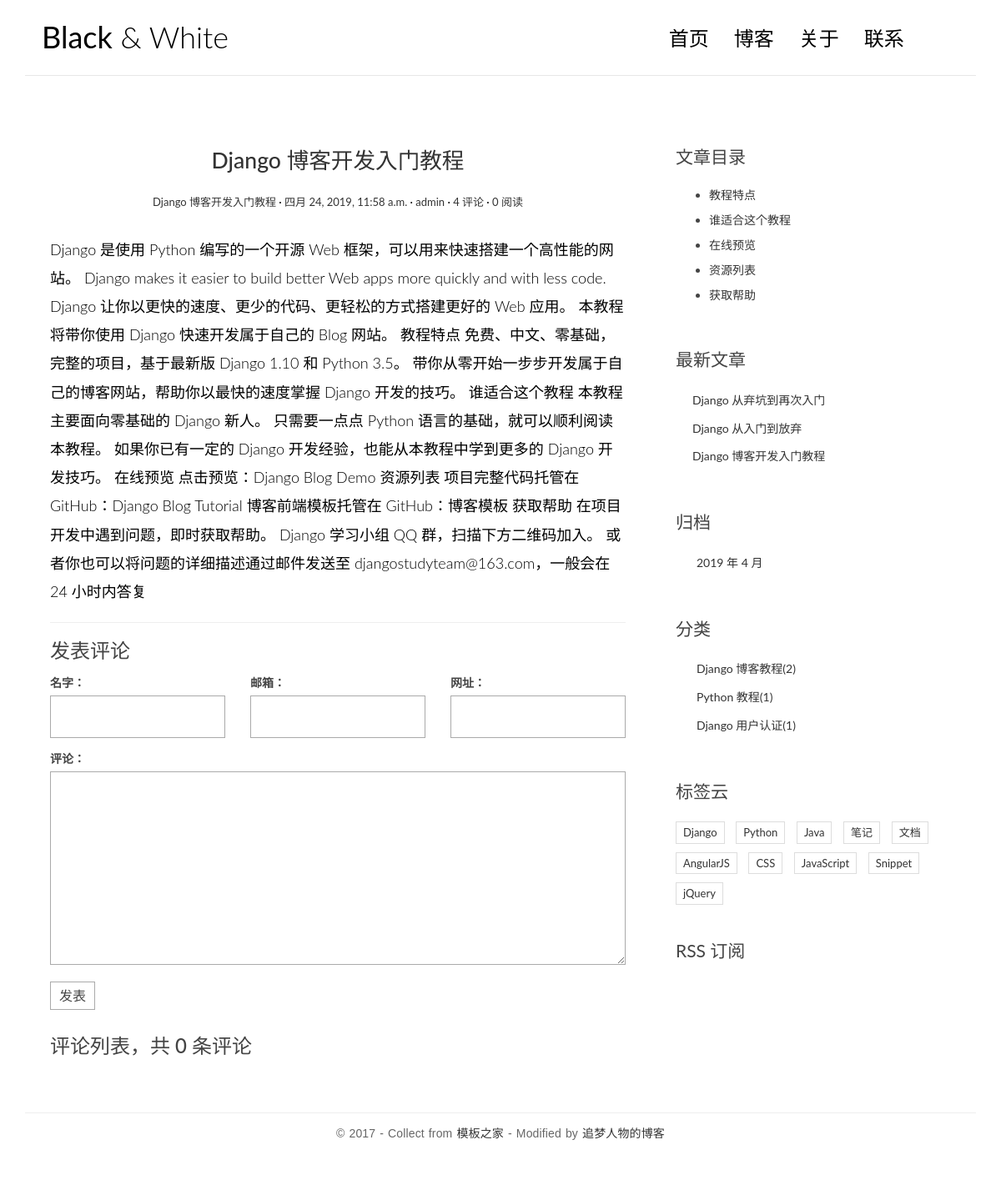
The app's page /booktest/single/2/, older data.
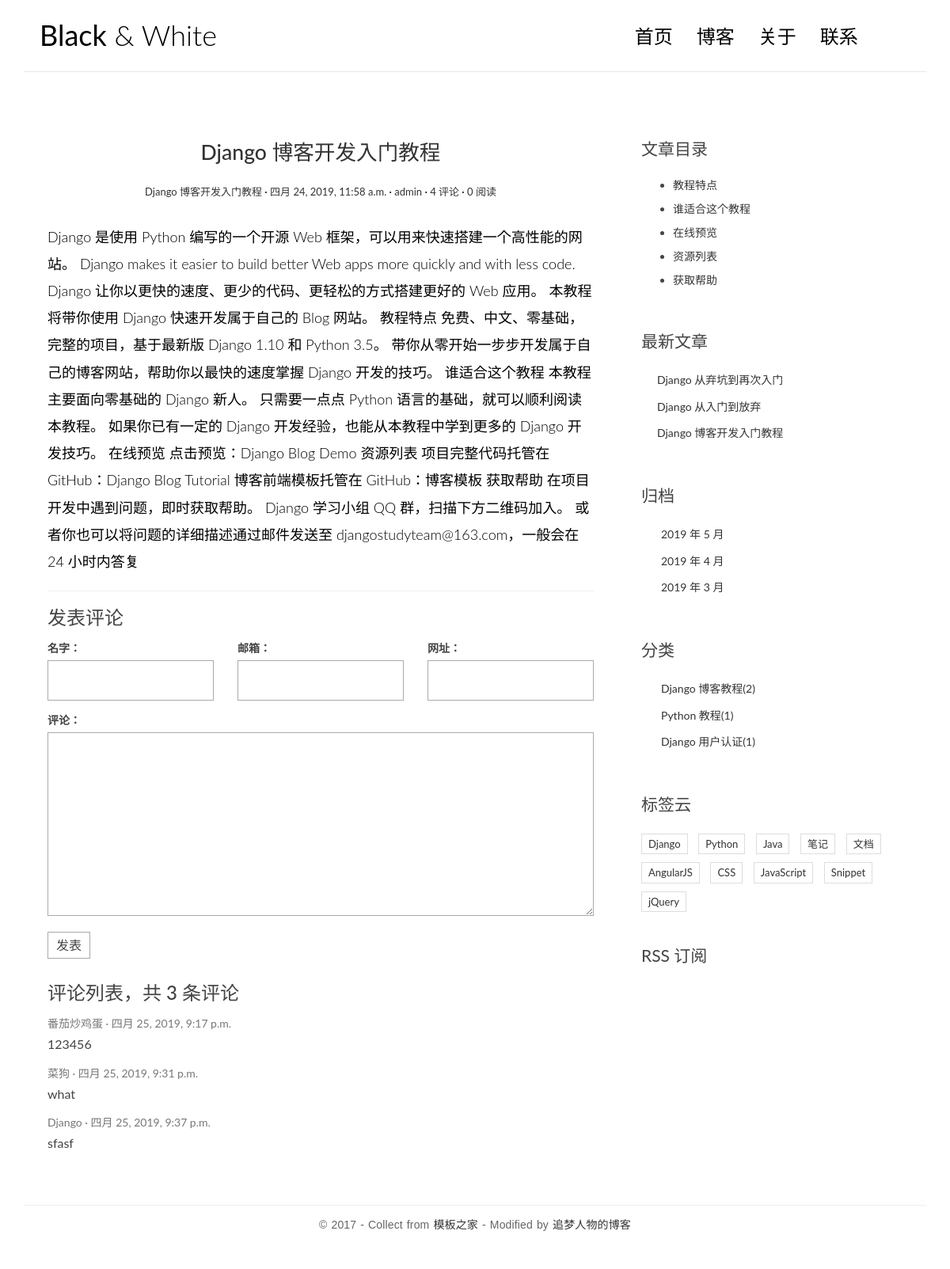
The same page, newer data.
### booktest/models.py (models this page shows, shortened)
class Post(models.Model):
    title = models.CharField(max_length=20)
    summary = models.CharField(max_length=200,blank=True,null=True)
    body = models.TextField()
    views = models.PositiveIntegerField(default=0)
    create_time = models.DateTimeField(auto_now_add=True)
    modified_time = models.DateTimeField(auto_now=True)
    category = models.ForeignKey(Category,on_delete=models.CASCADE)
    tags = models.ManyToManyField(Tag)
    author = models.ForeignKey(User,on_delete=models.CASCADE)
    def __str__(self):
        return self.title

class Category(models.Model):
    name = models.CharField(max_length=20)

class Tag(models.Model):
    name = models.CharField(max_length=20)

### comment/models.py (models this page shows)
class Comment(models.Model):
    name=models.CharField(max_length=20)
    eml=models.EmailField(blank=True,null=True)
    url=models.URLField(blank=True,null=True)
    content=models.TextField()
    create_time = models.DateTimeField(auto_now_add=True)
    post=models.ForeignKey(Post,on_delete=models.CASCADE)

### booktest/views.py (the view)
# urls.py: url(r'^single/(\d+)/$',views.single,name='single'),
def single(request,id):
    book=Post.objects.get(pk=id)
    category = Category.objects.all()
    tag = Tag.objects.all()
    form=CommentForm()
    return render(request,'booktest/single.html',{'book':book,'category':category,'tag':tag,'form':form})

### comment/forms.py
class CommentForm(ModelForm):
    class Meta:
        model=Comment
        fields=('name','eml','url','content')

### booktest/templatetags/extend_fun.py (called while the page is built)
@register.simple_tag
def getlatestposts():
    return Post.objects.all().dates('create_time','month',order='DESC')

@register.simple_tag
def latest_post(num=3):
    latest_post=Post.objects.all().order_by('-create_time')[:num]
    return latest_post

### templates/booktest/single.html (shortened to what this page needs)
{% extends 'booktest/base_single.html' %}
{% block post %}
{% if book %}
<header class="entry-header">
    <h1 class="entry-title">
        <a href="#">{{book}}</a>
    </h1>
    <div class="entry-meta">
        <span class="post-category"><a href="#">{{book}}</a></span>
        <span class="post-date"><a href="#"><time class="entry-date" datetime="2012-11-09T23:15:57+00:00">{{book.create_time}}</time></a></span>
        <span class="post-author"><a href="#">{{book.author}}</a></span>
        <span class="comments-link"><a href="#">4 评论</a></span>
        <span class="views-count"><a href="#">{{book.views}} 阅读</a></span>
    </div>
</header>
<div class="entry-content clearfix">
    {{book.body}}
</div>
{% endif %}
{% endblock %}
{% block category %}
    {% for c in category %}
        <li>
            <a href="/booktest/category/{{c.id}}">{{c.name}}<span class="post-count">({{c.post_set.count}})</span></a>
        </li>
    {% endfor %}
{% endblock %}
{% block tag %}
    {% for t in tag %}
        <li>
            <a href="/booktest/tag/{{t.id}}">{{t.name}}</a>
        </li>
    {% endfor %}
{% endblock %}
{% block form %}
<form action="{% url 'comment:commit' book.id %}" method="post" class="comment-form">
    <div class="row">
        <div class="col-md-4">
            <label for="form.name.id_for_label">名字：</label>{{form.name}}
        </div>
        <div class="col-md-4">
            <label for="form.name.id_for_label">邮箱：</label>{{form.eml}}
        </div>
        <div class="col-md-4">
            <label for="form.name.id_for_label">网址：</label>{{form.url}}
        </div>
        <div class="col-md-12">
            <label for="form.name.id_for_label">评论：</label>{{form.content}}
            <button type="submit" class="comment-btn">发表</button>
        </div>
    </div>
</form>
{% endblock %}
{% block content %}
    <h3>评论列表，共 <span>{{book.comment_set.count}}</span> 条评论</h3>
{% for c in book.comment_set.all %}
    <ul class="comment-list list-unstyled">
        <li class="comment-item">
            <span class="nickname">{{c.name}}</span>
            <time class="submit-date" datetime="2012-11-09T23:15:57+00:00">{{c.create_time}}</time>
            <div class="text">
                {{c.content}}
            </div>
        </li>
    </ul>
{% endfor %}
{% endblock %}

### templates/booktest/base_single.html (shortened to what this page needs)
{% load extend_fun %}
<!DOCTYPE html>
<html>
<head>
    <link rel="stylesheet" href="/static/css/bootstrap.min.css">
    <link rel="stylesheet" href="http://code.ionicframework.com/ionicons/2.0.1/css/ionicons.min.css">
    <link rel="stylesheet" href="/static/css/pace.css">
    <link rel="stylesheet" href="/static/css/custom.css">
</head>
<body id="single">
<div class="container">
    <header id="site-header">
        <div class="row">
            <div class="col-md-4 col-sm-5 col-xs-8">
                <div class="logo">
                    <h1><a href="/booktest/"><b>Black</b> &amp; White</a></h1>
                </div>
            </div>
            <div class="col-md-8 col-sm-7 col-xs-4">
                <nav class="main-nav" role="navigation">
                    <div class="collapse navbar-collapse" id="bs-example-navbar-collapse-1">
                        <ul class="nav navbar-nav navbar-right">
                            <li class="cl-effect-11"><a href="/booktest/" data-hover="首页">首页</a></li>
                            <li class="cl-effect-11"><a href="#" data-hover="博客">博客</a></li>
                            <li class="cl-effect-11"><a href="#" data-hover="关于">关于</a></li>
                            <li class="cl-effect-11"><a href="#" data-hover="联系">联系</a></li>
                        </ul>
                    </div>
                </nav>
            </div>
        </div>
    </header>
</div>
<div class="content-body">
    <div class="container">
        <div class="row">
            <main class="col-md-8">
                <article class="post post-1">
                    {% block post %}
                    {% endblock %}
                </article>
                <section class="comment-area" id="comment-area">
                    <hr>
                    <h3>发表评论</h3>
                    {% block form %}
                    {% endblock %}
                    <div class="comment-list-panel">
                        {% block content %}
                        {% endblock %}
                    </div>
                </section>
            </main>
            <aside class="col-md-4">
                <div class="widget widget-content">
                    <h3 class="widget-title">文章目录</h3>
                    <ul>
                        <li>
                            <a href="#">教程特点</a>
                        </li>
                        <li>
                            <a href="#">谁适合这个教程</a>
                        </li>
                        <li>
                            <a href="#">在线预览</a>
                        </li>
                        <li>
                            <a href="#">资源列表</a>
                        </li>
                        <li>
                            <a href="#">获取帮助</a>
                        </li>
                    </ul>
                </div>
                <div class="widget widget-recent-posts">
                    <h3 class="widget-title">最新文章</h3>
                    <ul>
                        {% latest_post as la %}
                        {% for book in la %}
                        <li>
                            <a href="{% url 'blog:single' book.id %}">{{book.title}}</a>
                        </li>
                        {% endfor %}
                    </ul>
                </div>
                <div class="widget widget-archives">
                    <h3 class="widget-title">归档</h3>
                    <ul>
                        {% getlatestposts as get %}
                        {% for date in get %}
                        <li>
                            <a href="{% url 'blog:archives' date.year date.month %}">{{date.year}} 年 {{date.month}} 月</a>
                        </li>
                        {% endfor %}
                    </ul>
                </div>
                <div class="widget widget-category">
                    <h3 class="widget-title">分类</h3>
                    <ul>
                        {% block category %}
                        {% endblock %}
                    </ul>
                </div>
                <div class="widget widget-tag-cloud">
                    <h3 class="widget-title">标签云</h3>
                    <ul>
                        {% block tag %}
                        {% endblock %}
                    </ul>
                </div>
                <div class="rss">
                    <a href="{% url 'blog:rss' %}"> RSS 订阅</a>
                </div>
            </aside>
        </div>
    </div>
</div>
<footer id="site-footer">
    <div class="container">
        <div class="row">
            <div class="col-md-12">
                <p class="copyright">&copy 2017 - Collect from <a href="http://www.cssmoban.com/"
                                                                  target="_blank" title="模板之家">模板之家</a>
                    - Modified by <a href="http://zmrenwu.com/" title="网页模板" target="_blank">追梦人物的博客</a>
                </p>
            </div>
        </div>
    </div>
</footer>
</body>
</html>

### static/css/custom.css (style rules this page uses)
* { outline: none; }
h1, h2, h3, h4, h5, h6 { margin-top: 0; }
b { font-weight: 400; }
a { color: #333; }
body { color: #444; font-family: 'Lato', sans-serif; }
p { font-family: 'Ubuntu', sans-serif; font-weight: 400; word-spacing: 1px; letter-spacing: 0.01em; }
#single p, #page p { margin-bottom: 25px; }
#site-header { background-color: #FFF; padding: 25px 20px; margin-bottom: 40px; border-bottom: 1px solid #e7e7e7; }
.logo h1 a { color: #000; }
.logo h1 { margin: 0; font-family: 'Lato', sans-serif; font-weight: 300; }
.main-nav { margin-top: 11px; max-width: 95%; }
.main-nav a { color: #000000 !important; padding: 0 0 5px 0 !important; margin-right: 30px; font-family: 'Lato', sans-serif; font-weight: 300; font-size: 24px; }
.cl-effect-11 a { padding: 10px 0; color: #0972b4; text-shadow: none; }
.cl-effect-11 a::before { position: absolute; top: 0; left: 0; overflow: hidden; padding: 0 0 5px 0 !important; max-width: 0; border-bottom: 1px solid #000; color: #000; content: attr(data-hover); white-space: nowrap; -webkit-transition: max-width 0.5s; -moz-transition: max-width 0.5s; transition: max-width 0.5s; }
.content-body { padding-bottom: 4em; }
.post { background: #fff; padding: 30px 30px 0; }
.entry-title { text-align: center; font-size: 1.9em; margin-bottom: 20px; line-height: 1.6; padding: 10px 20px 0; }
.entry-meta { text-align: center; color: #DDDDDD; font-size: 13px; margin-bottom: 30px; }
.entry-content { font-size: 18px; line-height: 1.9; font-weight: 300; color: #000; }
.post-category::after, .post-date::after, .post-author::after, .comments-link::after { content: ' ·'; color: #000; }
.widget { background: #fff; padding: 30px 0 0; }
.widget-title { font-size: 1.5em; margin-bottom: 20px; line-height: 1.6; padding: 10px 0 0; font-weight: 400; }
.widget-recent-posts ul { padding: 0; margin: 0; padding-left: 20px; }
.widget-recent-posts ul li { list-style-type: none; position: relative; line-height: 170%; margin-bottom: 10px; }
.widget-recent-posts ul li::before { content: '\f3d3'; font-family: "Ionicons"; position: absolute; left: -17px; top: 3px; font-size: 16px; color: #000; }
.widget-archives ul { padding: 0; margin: 0; padding-left: 25px; }
.widget-archives ul li { list-style-type: none; position: relative; line-height: 170%; margin-bottom: 10px; }
.widget-archives ul li::before { content: '\f3f3'; font-family: "Ionicons"; position: absolute; left: -25px; top: 1px; font-size: 16px; color: #000; }
.widget-category ul { padding: 0; margin: 0; padding-left: 25px; }
.widget-category ul li { list-style-type: none; position: relative; line-height: 170%; margin-bottom: 10px; }
.widget-category ul li::before { content: '\f3fe'; font-family: "Ionicons"; position: absolute; left: -25px; top: 1px; font-size: 18px; color: #000; }
.widget-tag-cloud ul { padding: 0; margin: 0; margin-right: -10px; }
.widget-tag-cloud ul li { list-style-type: none; font-size: 13px; display: inline-block; margin-right: 10px; margin-bottom: 10px; padding: 3px 8px; border: 1px solid #ddd; }
.widget-content ul li { margin-bottom: 10px; }
.rss { font-size: 21px; margin-top: 30px; }
.rss a { color: #444; }
#site-footer { padding-top: 10px; padding: 0 0 1.5em 0; }
.copyright { text-align: center; padding-top: 1em; margin: 0; border-top: 1px solid #eee; color: #666; }
.contact-form input, .comment-form input { border: 1px solid #aaa; margin-bottom: 15px; width: 100%; padding: 15px 15px; font-size: 16px; line-height: 100%; transition: 0.4s border-color linear; }
.contact-form textarea, .comment-form textarea { border: 1px solid #aaa; margin-bottom: 15px; width: 100%; padding: 15px 15px; font-size: 16px; line-height: 20px !important; min-height: 183px; transition: 0.4s border-color linear; }
.comment-area { padding: 0 30px 0; }
.comment-form { margin-top: 15px; }
.comment-form .comment-btn { background-color: #fff; border: 1px solid #aaa; font-size: 16px; padding: 5px 10px; }
.comment-list-panel { margin-top: 30px; }
.comment-list { margin-top: 15px; }
.comment-item .nickname, .comment-item .submit-date { color: #777; font-size: 14px; }
.comment-item .nickname:after { content: ' ·'; }
.comment-item .text { padding-top: 5px; font-size: 16px; }

Row changes from the older to the newer data that the page shows:
computed for Post "Django 博客开发入门教程": comment_set.count "0" → "3"
added Comment: name "番茄炒鸡蛋", create_time "四月 25, 2019, 9:17 p.m.", content "123456"
added Comment: name "菜狗", create_time "四月 25, 2019, 9:31 p.m.", content "what"
added Comment: name "Django", create_time "四月 25, 2019, 9:37 p.m.", content "sfasf"
Text that changed along with them:
new list line: "2019 年 5 月"
new list line: "2019 年 3 月"
